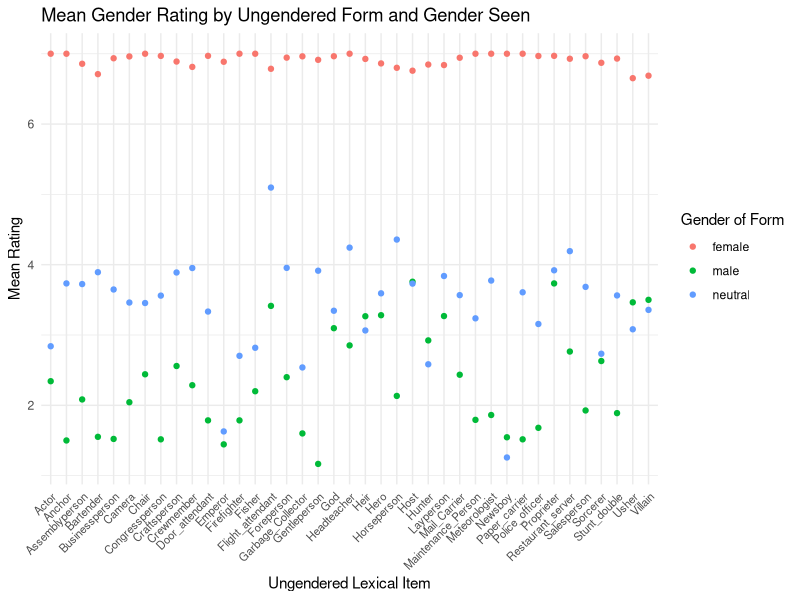
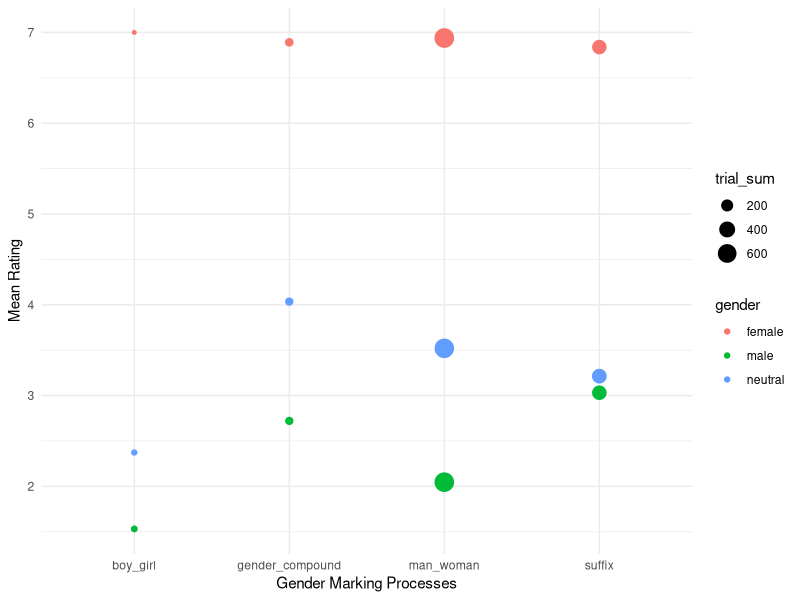
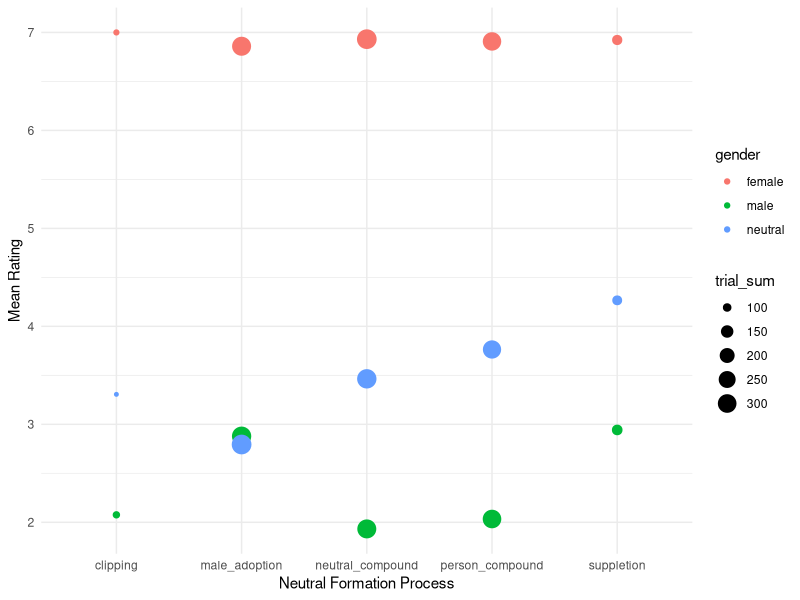

These figures' R source, in order:
## ---- chunk 1
library(ggplot2)
library(dplyr)
## ---- chunk 2
trials <- read.csv("gender_titles-trials.csv")
## ---- chunk 3
real_trials <- trials %>%
  filter(id!="example1") %>% 
  filter(workerid!=76)
## ---- chunk 4
final_trials_ugly <- real_trials %>%
  mutate(new_response = ifelse(scale=="FM"&response==1,7,ifelse(scale=="FM"&response==2,6,ifelse(scale=="FM"&response==3,5, ifelse(scale=="FM"&response==5,3, ifelse(scale=="FM"&response==6,2, ifelse(scale=="FM"&response==7,1,ifelse(scale=="FM"&response==4,4,response))))))))
## ---- chunk 5
trials_final <- real_trials %>% 
  mutate(equalized_response = ifelse(scale=="FM",8-response,response))
## ---- chunk 6
trials_final %>% 
  filter(gender=="female") %>% 
  group_by(workerid) %>%
  summarize(female_mean = mean(equalized_response)) %>%
  unique() %>% 
  mutate(exclusion = female_mean < mean(female_mean) - 2*sd(female_mean)) %>%
  filter(exclusion==TRUE)
## ---- chunk 7
usable_trials <- trials_final %>%
  filter(workerid!=17 & workerid!=35 & workerid!=54 & workerid!=57 & workerid!=68 & workerid!=69 & workerid!=72 & workerid!=86 & workerid!=89 & workerid != 107 & workerid != 111)
  
## ---- chunk 8
underlying <- usable_trials %>%
  group_by(id,gender,orthog) %>%
  summarise(indi_mean = mean(equalized_response), trial_count=n())
## ---- chunk 9
ggplot(underlying, aes(x=id, y=indi_mean, color=gender)) + 
  geom_point() + 
  theme_minimal() + 
  theme(axis.text.x = element_text(angle=45, hjust=1, size=8)) + 
  labs(x="Ungendered Lexical Item", y="Mean Rating", color = "Gender of Form", title="Mean Gender Rating by Ungendered Form and Gender Seen")
## ---- chunk 10
morphological_means <- usable_trials %>%
  group_by(gendered_morph,gender) %>% 
  summarize(morph_mean = mean(equalized_response), trial_sum = n())
## ---- chunk 11
ggplot(morphological_means, aes(x=gendered_morph, y=morph_mean, color=gender, size=trial_sum)) + 
  geom_point() + 
  theme_minimal() + 
  labs(x="Gender Marking Processes", y="Mean Rating")
## ---- chunk 12
neutral_means <- usable_trials %>%
  group_by(neutral_morh,gender) %>% 
  summarize(neutral_mean = mean(equalized_response), trial_sum = n())
## ---- chunk 13
ggplot(neutral_means, aes(x=neutral_morh, y=neutral_mean, color=gender, size=trial_sum)) + 
  geom_point() + 
  theme_minimal() + 
  labs(x="Neutral Formation Process", y="Mean Rating")
## ---- chunk 14
mean(underlying$trial_count)
## ---- chunk 15
usable_trials %>%
  group_by(orthog) %>%
  summarize(mean(equalized_response))
